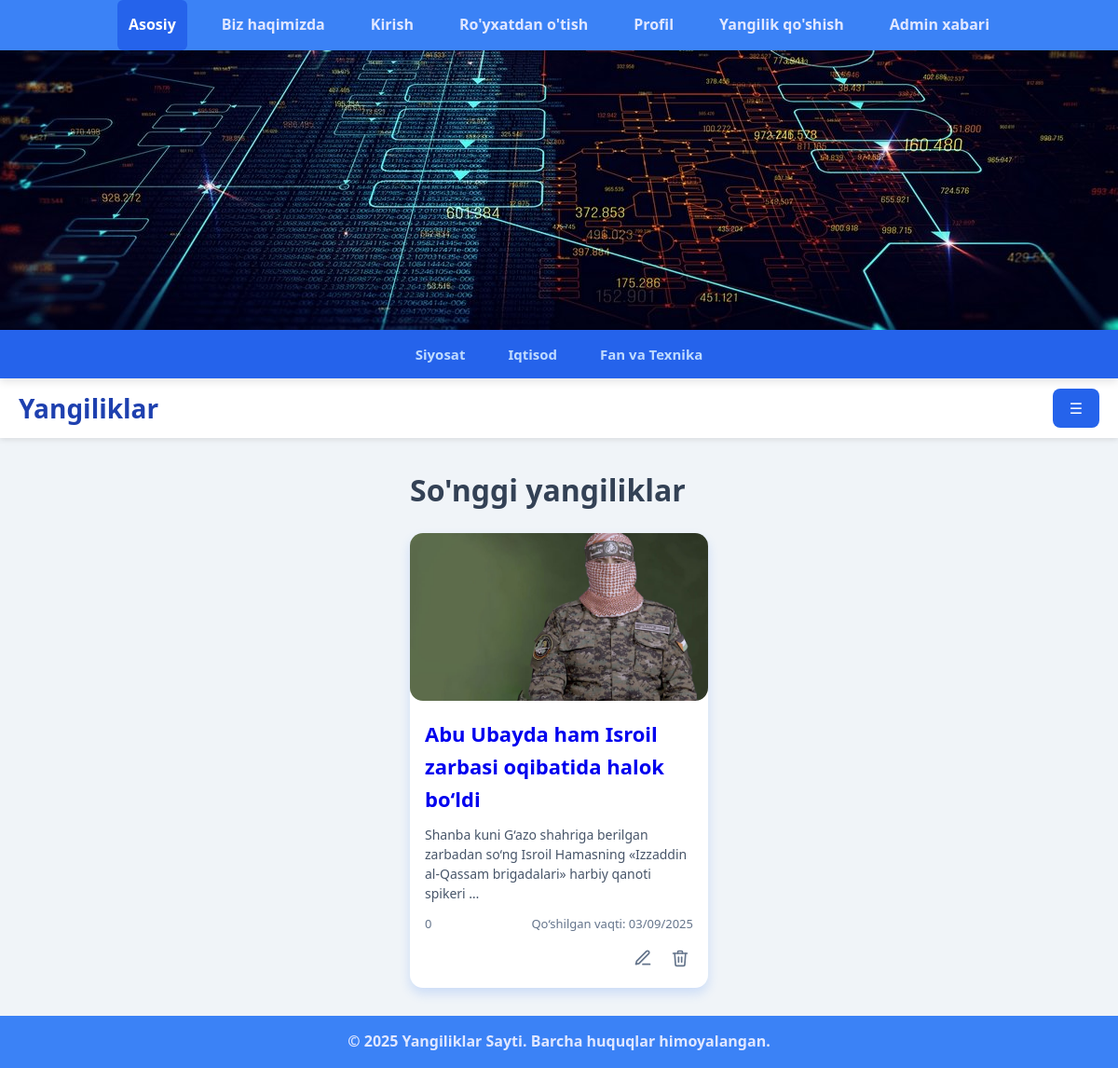
Page /category/1/ on the committed database.
### news/models.py (models this page shows, shortened)
class Category(models.Model):
    name = models.CharField(max_length=150, unique=True, verbose_name="Nomi")
    class Meta:
        verbose_name = "Bo'lim"
        verbose_name_plural = "Bo'limlar"

class News(models.Model):
    title = models.CharField(max_length=250, verbose_name="Maqola nomi")
    description = models.TextField(null=True, blank=True, verbose_name="Maqola matni")
    views = models.IntegerField(default=0, verbose_name="Ko'rishlar soni")
    image = models.ImageField(upload_to="images/", null=True, blank=True, verbose_name="Rasmi")
    video = models.FileField(upload_to="videos/", null=True, blank=True, verbose_name="Videosi")
    created = models.DateTimeField(auto_now_add=True, verbose_name="Qo'shilgan vaqti")
    updated = models.DateTimeField(auto_now=True, verbose_name="Yangilangan vaqti")
    published = models.BooleanField(default=True, verbose_name="Saytga chiqarish")
    category = models.ForeignKey(Category, on_delete=models.CASCADE, verbose_name="Bo'lim")
    class Meta:
        verbose_name = "Yangilik"
        verbose_name_plural = "Yangiliklar"
        ordering = ['-created']

### news/views.py (the view)
# urls.py: path('category/<int:category_id>/', news_by_category, name="news_by_category"),
def news_by_category(request, category_id: int):
    newses = News.objects.filter(category_id=category_id)
    categories = Category.objects.all()
    context = {
        "newses": newses,
        "categories": categories,
        "title": Category.objects.get(pk=category_id).name
    }
    return render(request, "news/index.html", context)

### news/templates/news/index.html (shortened to what this page needs)
{% extends 'base.html' %}
{% block content %}
    <h1>So'nggi yangiliklar</h1>
    <div class="news-cards">
        {% for news in newses %}
        <div class="news-card">
            {% if news.image %}
            <img src="{{ news.image.url }}" alt="Yangilik rasmi"/>
            {% else %}
            <img src="" alt="Not found"/>
            {% endif %}
            <div class="news-card-content">
                <h3><a href="{% url 'news_detail' news.pk %}" style="text-decoration: none;">
                    {{ news.title }}
                </a></h3>
                <p>{{ news.description|truncatewords:15 }}</p>
                <div class="news-card-meta">
                    <span class="views">
                      {{ news.views }}
                    </span>
                    <span>Qo‘shilgan vaqti: {{ news.created|date:"d/m/Y" }}</span>
                </div>
                <div class="news-card-actions">
                    <a href="{% url 'update_news' news.pk %}">
                    <button title="O'zgartirish" aria-label="Edit">
                        <svg xmlns="http://www.w3.org/2000/svg" fill="none" stroke="currentColor" stroke-width="2"
                             stroke-linecap="round" stroke-linejoin="round" viewBox="0 0 24 24" width="20" height="20">
                            <path d="M12 20h9"/>
                            <path d="M16.5 3.5a2.121 2.121 0 0 1 3 3L7 19l-4 1 1-4 12.5-12.5z"/>
                        </svg>
                    </button>
                    </a>
                    <a href="{% url 'delete_news' news.pk %}">
                    <button title="O'chirish" aria-label="Delete">
                    </button>
                    </a>
                </div>
            </div>
        </div>
        {% endfor %}
    </div>
{% endblock content %}

### templates/components/_header.html
<nav class="navbar">
    <ul>
        <li><a href="{% url 'home' %}" class="active">Asosiy</a></li>
        <li><a href="about.html">Biz haqimizda</a></li>
        <li><a href="login.html">Kirish</a></li>
        <li><a href="register.html">Ro'yxatdan o'tish</a></li>
        <li><a href="profile.html">Profil</a></li>
        <li><a href="add-news.html">Yangilik qo'shish</a></li>
        <li><a href="admin-message.html">Admin xabari</a></li>
    </ul>
</nav>
<div class="header-image"></div>
<div class="category-menu">
    {% for category in categories %}
    <a href="{% url 'news_by_category' category.pk %}">{{ category.name }}</a>
    {% endfor %}
</div>
<header class="header-content">
    <div class="logo">Yangiliklar</div>
    <button class="nav-toggle" aria-label="Menyu ochish">&#9776;</button>
</header>

### staticfiles/css/style.css (style rules this page uses)
* { margin: 0; padding: 0; box-sizing: border-box; font-family: 'Segoe UI', Tahoma, Geneva, Verdana, sans-serif; scroll-behavior: smooth; }
body { background-color: #f0f4f8; color: #334155; line-height: 1.6; min-height: 100vh; display: flex; flex-direction: column; }
.navbar { background-color: #3b82f6; box-shadow: 0 4px 10px rgb(0 0 0 / 0.1); z-index: 20; position: sticky; top: 0; }
.navbar ul { margin: 0; padding: 0 20px; list-style: none; display: flex; justify-content: center; gap: 25px; }
.navbar ul li a { display: block; padding: 14px 12px; color: #e0e7ff; font-weight: 600; text-decoration: none; transition: background-color 0.3s ease; border-radius: 6px; user-select: none; }
.navbar ul li a:hover, .navbar ul li a.active { background-color: #2563eb; color: white; }
.header-image { width: 100%; height: 300px; background-size: cover; background-position: center; transition: background-image 1s ease-in-out; }
.category-menu { background-color: #2563eb; box-shadow: 0 4px 8px rgb(0 0 0 / 0.1); padding: 8px 20px; display: flex; justify-content: center; gap: 18px; z-index: 15; user-select: none; }
.category-menu a { color: #bfdbfe; font-weight: 600; text-decoration: none; padding: 6px 14px; border-radius: 6px; font-size: 15px; transition: background-color 0.3s ease; }
.header-content { position: relative; padding: 10px 20px; background-color: #fff; display: flex; justify-content: space-between; align-items: center; box-shadow: 0 2px 6px rgb(0 0 0 / 0.1); z-index: 10; }
.logo { font-size: 28px; font-weight: 700; color: #1e40af; user-select: none; }
button { cursor: pointer; background-color: #2563eb; border: none; color: white; padding: 10px 18px; font-size: 16px; border-radius: 8px; transition: background-color 0.3s ease; user-select: none; }
.news-cards { display: flex; flex-wrap: wrap; gap: 20px; justify-content: center; margin-top: 20px; }
.news-card { background-color: #fff; border-radius: 14px; box-shadow: 0 6px 12px rgb(59 130 246 / 0.2); width: 320px; overflow: hidden; display: flex; flex-direction: column; transition: transform 0.3s ease; }
.news-card img { width: 100%; height: 180px; object-fit: cover; border-bottom-left-radius: 14px; border-bottom-right-radius: 14px; }
.news-card-content { padding: 18px 16px; flex-grow: 1; display: flex; flex-direction: column; }
.news-card-content h3 { margin-bottom: 10px; font-size: 22px; color: #1e293b; user-select: text; }
.news-card-content p { flex-grow: 1; color: #475569; font-size: 14px; margin-bottom: 12px; line-height: 1.5; user-select: text; }
.news-card-meta { font-size: 13px; color: #64748b; display: flex; justify-content: space-between; align-items: center; margin-bottom: 12px; user-select: none; }
.news-card-actions { display: flex; justify-content: flex-end; gap: 12px; }
.news-card-actions button { background: none; border: none; cursor: pointer; padding: 4px; transition: color 0.3s ease; display: flex; align-items: center; justify-content: center; color: #64748b; user-select: none; width: 28px; height: 28px; border-radius: 6px; }

### rows in the picture
Category: name "Siyosat"
Category: name "Iqtisod"
Category: name "Fan va Texnika"
News: image (picture), title "Abu Ubayda ham Isroil zarbasi oqibatida halok bo‘ldi", description "Shanba kuni G‘azo shahriga berilgan zarbadan so‘ng Isroil Hamasning «Izzaddin al-Qassam brigadalari» harbiy qanoti spikeri …", views "0", created "03/09/2025"
